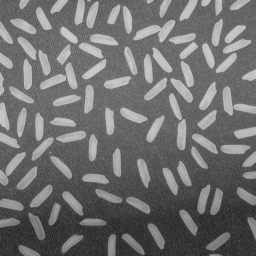
#> input picture res/rice.png, 256 x 256 px
$ jupyter execute 6-Forma.ipynb   (shell and % lines are left out)
#> lines starting #> are read from the running program, lines starting #| are printed output that depends on the picture; after the words box and inside, x2 and y2 are one past the last pixel; in counts of white or black regions, pixels touching at a corner belong together
# Descriptores de formas

## Contornos

El primer paso para calcular descriptores de formas es obtener una imagen binaria con los objetos de interés segmentados en color blanco sobre fondo negro. Para realizar este paso podemos emplear cualquier algoritmo de segmentación (umbralización, crecimiento de regiones, watershed, split and merge...)

[cell 1]
import numpy as np
import cv2
import matplotlib.pyplot as plt
plt.rcParams["figure.figsize"] = [12,9]


im = cv2.imread("res/rice.png") # Necesitaremos la imagen en color más tarde
#> im is the input picture: shape (256, 256, 3); min 40, max 204, mean 111.2

gray = cv2.cvtColor(im, cv2.COLOR_BGR2GRAY)

ret, thr = cv2.threshold(gray, 127, 255, cv2.THRESH_BINARY)
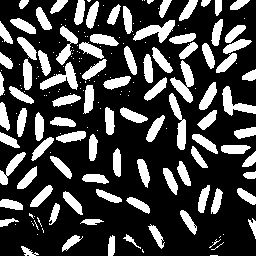
#> thr: shape (256, 256); 26.8% white; 191 white regions (102 under 20 px), largest, box (x1, y1, x2, y2) and area: (170, 60, 194, 103) 455, (133, 20, 175, 43) 438, (40, 62, 78, 90) 432
er = cv2.morphologyEx(thr, cv2.MORPH_OPEN, np.ones((5,5))) # Eliminar ruido de la segmentación
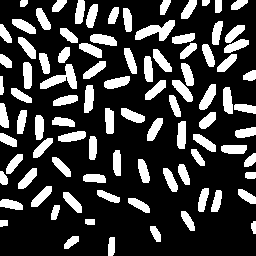
#> er: shape (256, 256); 24.3% white; 92 white regions

f, ax = plt.subplots(1,3)
ax[0].imshow(im, cmap='gray')
ax[1].imshow(thr, cmap='gray')
ax[2].imshow(er, cmap='gray')
plt.show()
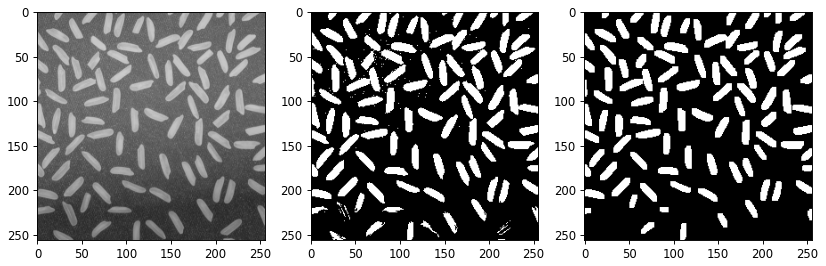
#> figure drawn by matplotlib, 3 panels

Una vez que obtenemos la segmentación de la imagen, el siguiente paso es obtener los contornos de cada una de los objetos detectados. En OpenCV la función `findContours` realiza esta operación. Esta función recibe los siguientes parámetros:
- Imagen de entrada binaria de tipo np.uint8
- Modo de recuperación de contornos: `cv2.RETR_EXTERNAL` implica que sólo se recuperan los contornos externos. `cv2.RETR_TREE` devuelve todos los contornos anidados.
- Método de aproximación de contornos: `cv2.CHAIN_APPROX_SIMPLE` realiza una aproximación sencilla incluyendo sólo los extremos de cada segmento detectado.

La función `findContours` devuelve dos parámetros: la lista de contornos y la jerarquía que existe entre los contornos (si la opción de recuperación de contornos especificada devuelve la jerarquía de contornos).

La función `drawContours` permite dibujar los contornos detectados. Esta función recibe los siguientes parámetros:
- La imagen de entrada en 3 canales
- Los contornos detectados
- Qué contorno se va a dibujar (-1 significa todos los contornos)
- Color en el que se dibujarán los contornos
- Grosor de línea con la que se dibujarán los contornos

Nota: la función `drawContours` modifica la imagen que se pasa como parámetro.

[cell 2]
contours, hierarchy = cv2.findContours(er,cv2.RETR_EXTERNAL,cv2.CHAIN_APPROX_SIMPLE)
#> contours = 92 contours; largest, box (x1, y1, x2, y2) and area: (135, 20, 175, 41) 368, (40, 64, 77, 89) 356, (199, 84, 216, 110) 210, (172, 80, 193, 102) 201, (90, 34, 117, 46) 200

out = im * 1 # Copiamos la imagen original para no modificarla
cv2.drawContours(out, contours, -1, (0,0,255), 1)
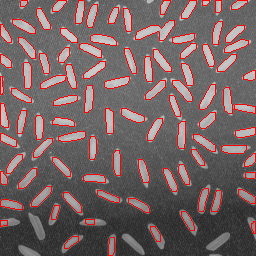
#> out: shape (256, 256, 3); 7.01% of pixels changed, all inside (x1, y1, x2, y2) = (0, 0, 256, 256)

plt.imshow(out, cmap='gray')
plt.show()

## Descriptores simples

OpenCV implementa varias funciones para calcular distintos tipos de descriptores simples de formas como el área y el perímetro de cada contorno. A partir de estas variables es posible derivar otros descriptores como la circularidad.

También implementa funciones para detectar el rectángulo en el que se inscribe la forma, tanto rotado como el no rotado. A partir del ancho y del alto de los rectángulos podemos calcular la excentricidad, la elongación o la rectangularidad del contorno.

[cell 3]
out = im * 1
for idx, cnt in enumerate(contours):
    # Rectángulo (no rotado) en el que se inscribe el contorno
    # x,y representan la esquina superior izquierda
    # w,h es el ancho y alto del rectángulo
    x,y,w,h = cv2.boundingRect(cnt)
    cv2.rectangle(out, (x,y), (x+w,y+h), (0,255,0),1) # Lo dibujamos en verde

    # Rectángulo rotado en el que se inscribe el contorno
    # Esta función devuelve además el ángulo de rotación del rectángulo
    ((x,y),(w,h), angle) = cv2.minAreaRect(cnt)
    # Es necesario calcular los cuatro esquinas del rectángulo a partir de
    # las variables que devuelve la función minAreaRect
    box = cv2.boxPoints(((x,y),(w,h), angle))
    box = np.int0(box) # Convertir flotantes a enteros (las posiciones en la imagen son enteros!)
    cv2.drawContours(out, [box], 0, (255,0,0),1)

    print("Contorno", idx)
    print("Area", cv2.contourArea(cnt)) # Area
    print("Perimetro", cv2.arcLength(cnt, True)) # Perímetro
#> this loop made 92 passes
#> (angle, box) on passes 1 to 8: (-90, [[114, 255], [108, 255], [108, 237], [114, 237]]), (-34.99, [[65, 249], [60, 243], [76, 233], [80, 239]]), (-26.57, [[156, 242], [148, 226], [154, 223], [162, 239]]), (-90, [[255, 233], [251, 233], [251, 221], [255, 221]]), (-90, [[7, 226], [0, 226], [0, 220], [7, 220]]), (-90, [[94, 224], [85, 224], [85, 219], [94, 219]]), (-33.69, [[190, 231], [178, 212], [184, 208], [197, 227]]), (-71.57, [[55, 220], [49, 218], [54, 203], [60, 205]])
#> (printed output is left out)
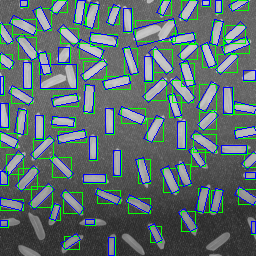
#> out: shape (256, 256, 3); 14.65% of pixels changed, all inside (x1, y1, x2, y2) = (0, 0, 256, 256)

plt.imshow(out, cmap='gray')
plt.show()

### Ejercicio
Modifica el código anterior para incluir las medidas de circularidad, excentricidad y rectangularidad de cada uno de los contornos.

[cell 4]
import math
out = im * 1
for idx, cnt in enumerate(contours):
    # Rectángulo (no rotado) en el que se inscribe el contorno
    # x,y representan la esquina superior izquierda
    # w,h es el ancho y alto del rectángulo
    x,y,w,h = cv2.boundingRect(cnt)
    cv2.rectangle(out, (x,y), (x+w,y+h), (0,255,0),1) # Lo dibujamos en verde

    # Rectángulo rotado en el que se inscribe el contorno
    # Esta función devuelve además el ángulo de rotación del rectángulo
    ((x,y),(w,h), angle) = cv2.minAreaRect(cnt)
    # Es necesario calcular los cuatro esquinas del rectángulo a partir de
    # las variables que devuelve la función minAreaRect
    box = cv2.boxPoints(((x,y),(w,h), angle))
    box = np.int0(box) # Convertir flotantes a enteros (las posiciones en la imagen son enteros!)
    cv2.drawContours(out, [box], 0, (255,0,0),1)

    eccentricity = max(w,h) / min(w,h)
    rectangularity = cv2.contourArea(cnt) / (w*h)
    print("Contorno", idx)
    print("\tArea", cv2.contourArea(cnt)) # Area
    print("\tPerimetro", cv2.arcLength(cnt, True)) # Perímetro
    print("\tCircularidad", 4*math.pi * cv2.contourArea(cnt) / (cv2.arcLength(cnt, True) * cv2.arcLength(cnt, True)) )
    print("\tExcentricidad",eccentricity)
    print("\tRectangularidad",rectangularity)
#> this loop made 92 passes
#> (angle, box, eccentricity, rectangularity) on passes 1 to 3: (-90, [[114, 255], [108, 255], [108, 237], [114, 237]], 3, 0.907), (-34.99, [[65, 249], [60, 243], [76, 233], [80, 239]], 2.43, 0.709), (-26.57, [[156, 242], [148, 226], [154, 223], [162, 239]], 2.5, 0.738)
#> (printed output is left out)
plt.imshow(out, cmap='gray')
plt.show()

## Momentos

La función `moments` permite calcular los momentos de un contorno. Esta función recibe como parámetro un único contorno y como salida devuelve un diccionario con los momentos calculados.

[cell 5]
M = cv2.moments(contours[0]) # Calculamos los momentos del primer contorno
print(M)

A partir del diccionario de momentos podemos calcular distintos valores:

[cell 6]
print("Area", M['m00'])
print("Centro de masas: cx", M['m10']/M['m00'], "cy", M['m01']/M['m00'])
print("Varianza alrededor del centro de masas en x ", M['m20']/M['m00'] - (M['m10']/M['m00'])*(M['m10']/M['m00']))
print("Varianza alrededor del centro de masas en y ", M['m02']/M['m00'] - (M['m01']/M['m00'])*(M['m01']/M['m00']))

La función `HuMoments` permite calcular los siete momentos de Hu del contorno. Esta función toma como entrada los momentos de un contorno y devuelve los siete momentos de Hu.

[cell 7]
M = cv2.HuMoments(cv2.moments(contours[0]))
print(M)

OpenCV implementa además la función `matchShapes` que compara dos formas utilizando internamente los momentos de Hu. Esta función toma como parámetros los arrays de dos contornos a comparar y el método a utilizar en la comparación. Cuanto más próximo a cero sea el valor de salida, más parecidos serán los contornos.

[cell 8]
out = im * 1
print(cv2.matchShapes(contours[3], contours[50], cv2.CONTOURS_MATCH_I1, 0))
print(cv2.matchShapes(contours[10], contours[20], cv2.CONTOURS_MATCH_I1, 0))

cv2.drawContours(out, contours, 3, (0,255,0), 1)
#> out: shape (256, 256, 3); 0.04% of pixels changed, all inside (x1, y1, x2, y2) = (251, 221, 256, 234)
cv2.drawContours(out, contours, 50, (0,255,0), 1)
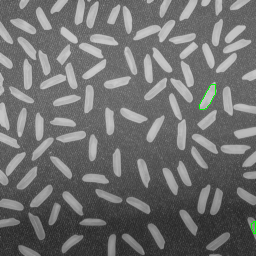
#> out: shape (256, 256, 3); mean B, G, R 111, 111.4, 111
cv2.drawContours(out, contours, 10, (0,0,255), 1)
#> out: shape (256, 256, 3); 0.07% of pixels changed, all inside (x1, y1, x2, y2) = (63, 192, 82, 213)
cv2.drawContours(out, contours, 20, (0,0,255), 1)
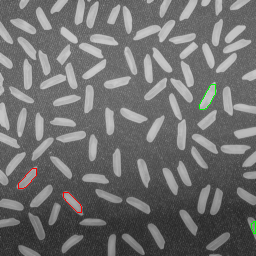
#> out: shape (256, 256, 3); mean B, G, R 110.8, 111.2, 111.2

plt.imshow(out, cmap='gray')
plt.show()

### Ejercicio

La imagen `digits3.jpg` contiene una serie de dígitos manuscritos. Utiliza la función `findContours` para encontrar los contornos de todos los dígitos y compara dichos contornos con `matchShapes`. Que rango de valores devuelve esta función para el mismo dígito? Y para dígitos diferentes?

*Hint*: aplica una operación morfológica de apertura tras cargar la imagen para eliminar artefactos causados por la compresión.

[cell 9]
import itertools
def getCoordinates(cnt):
    x,y,_,_ = cv2.boundingRect(cnt)
    return (y,x)

im = cv2.imread('res/digits.png')
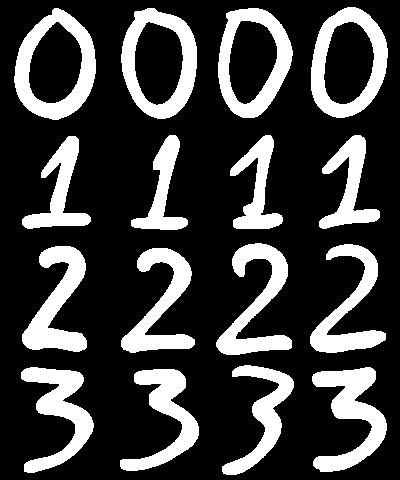
#> input picture res/digits.png, 400 x 480 px
#> im is the input picture: shape (480, 400, 3); min 0, max 255, mean 62.4
ker = np.ones((3,3),np.uint8)


gray = cv2.cvtColor(im, cv2.COLOR_BGR2GRAY)
#> gray: shape (480, 400)

ret, thr = cv2.threshold(gray, 127, 255, cv2.THRESH_BINARY)
#> thr: shape (480, 400); 24.5% white; 16 white regions, largest, box (x1, y1, x2, y2) and area: (14, 8, 96, 120) 3674, (121, 8, 197, 119) 3514, (311, 7, 388, 118) 3491

op = cv2.morphologyEx(thr,cv2.MORPH_OPEN,ker)


contours, hierarchy = cv2.findContours(op,cv2.RETR_EXTERNAL,cv2.CHAIN_APPROX_SIMPLE)

contours = sorted(contours,key=getCoordinates)

out = im * 1
cv2.drawContours(out, contours, -1, (0,255,0), 1)
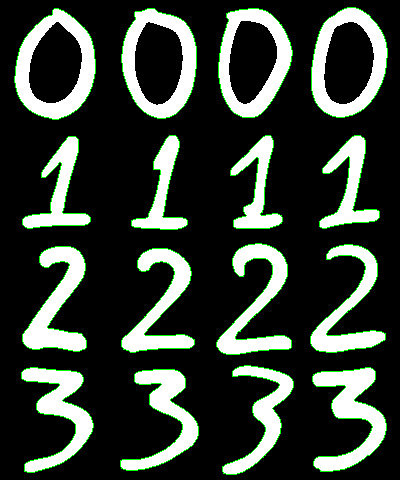
#> out: shape (480, 400, 3); 2.8% of pixels changed, all inside (x1, y1, x2, y2) = (14, 7, 388, 475)

plt.imshow(out,cmap="gray")
plt.show()

c = []
c.append(contours[:4])
c.append(contours[4:4*2])
c.append(contours[4*2:4*3])
c.append(contours[4*3:4*4])

k = [[1,2,3],[4,5,6],[7,8,9]]


comparingrow = 0
comparingcolumn = 0

comparedrow = 0
comparedcolumn = 0
ncols = 4
for i in range(0,len(contours)):
    for j in range(0,len(contours)):
        print("%d-%d with %d-%d:%f"%(comparingrow,comparingcolumn,comparedrow,comparedcolumn,cv2.matchShapes(contours[i],contours[j],1,0.0)))
        comparedcolumn+=1
        if comparedcolumn == (ncols):
            comparedcolumn = 0
            comparedrow+=1
    comparedrow = 0
    comparedcolumn = 0
    comparingcolumn+=1
    if comparingcolumn == (ncols):
        comparingcolumn = 0
        comparingrow+=1
#> this loop made 16 passes
